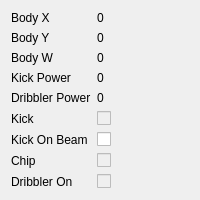
         <widget class="QWidget" name="joystickTab">
          <attribute name="title">
           <string>Joystick</string>
          </attribute>
          <layout class="QFormLayout" name="formLayout">
           <property name="fieldGrowthPolicy">
            <enum>QFormLayout::AllNonFixedFieldsGrow</enum>
           </property>
           <item row="0" column="0">
            <widget class="QLabel" name="bodyX_text">
             <property name="text">
              <string>Body X</string>
             </property>
            </widget>
           </item>
           <item row="0" column="1">
            <widget class="QLabel" name="joystickBodyXLabel">
             <property name="text">
              <string>0</string>
             </property>
            </widget>
           </item>
           <item row="1" column="0">
            <widget class="QLabel" name="bodyY_text">
             <property name="text">
              <string>Body Y</string>
             </property>
            </widget>
           </item>
           <item row="1" column="1">
            <widget class="QLabel" name="joystickBodyYLabel">
             <property name="text">
              <string>0</string>
             </property>
            </widget>
           </item>
           <item row="2" column="1">
            <widget class="QLabel" name="joystickBodyWLabel">
             <property name="text">
              <string>0</string>
             </property>
            </widget>
           </item>
           <item row="3" column="0">
            <widget class="QLabel" name="kickPower_text">
             <property name="text">
              <string>Kick Power</string>
             </property>
            </widget>
           </item>
           <item row="3" column="1">
            <widget class="QLabel" name="joystickKickPowerLabel">
             <property name="text">
              <string>0</string>
             </property>
            </widget>
           </item>
           <item row="4" column="1">
            <widget class="QLabel" name="joystickDibblerPowerLabel">
             <property name="text">
              <string>0</string>
             </property>
            </widget>
           </item>
           <item row="5" column="1">
            <widget class="QCheckBox" name="joystickKickCheckBox">
             <property name="enabled">
              <bool>false</bool>
             </property>
             <property name="text">
              <string/>
             </property>
            </widget>
           </item>
           <item row="7" column="1">
            <widget class="QCheckBox" name="joystickChipCheckBox">
             <property name="enabled">
              <bool>false</bool>
             </property>
             <property name="text">
              <string/>
             </property>
            </widget>
           </item>
           <item row="8" column="1">
            <widget class="QCheckBox" name="joystickDribblerCheckBox">
             <property name="enabled">
              <bool>false</bool>
             </property>
             <property name="text">
              <string/>
             </property>
            </widget>
           </item>
           <item row="6" column="1">
            <widget class="QCheckBox" name="joystickKickOnBreakBeam">
             <property name="text">
              <string/>
             </property>
            </widget>
           </item>
           <item row="6" column="0">
            <widget class="QLabel" name="kickOnBeam_text">
             <property name="text">
              <string>Kick On Beam</string>
             </property>
            </widget>
           </item>
           <item row="8" column="0">
            <widget class="QLabel" name="dribblerOn_text">
             <property name="text">
              <string>Dribbler On</string>
             </property>
            </widget>
           </item>
           <item row="4" column="0">
            <widget class="QLabel" name="dribblerPower_text">
             <property name="text">
              <string>Dribbler Power</string>
             </property>
            </widget>
           </item>
           <item row="5" column="0">
            <widget class="QLabel" name="kick_text">
             <property name="enabled">
              <bool>true</bool>
             </property>
             <property name="text">
              <string>Kick</string>
             </property>
            </widget>
           </item>
           <item row="7" column="0">
            <widget class="QLabel" name="chip_text">
             <property name="text">
              <string>Chip</string>
             </property>
            </widget>
           </item>
           <item row="2" column="0">
            <widget class="QLabel" name="bodyW_text">
             <property name="text">
              <string>Body W</string>
             </property>
            </widget>
           </item>
          </layout>
         </widget>
